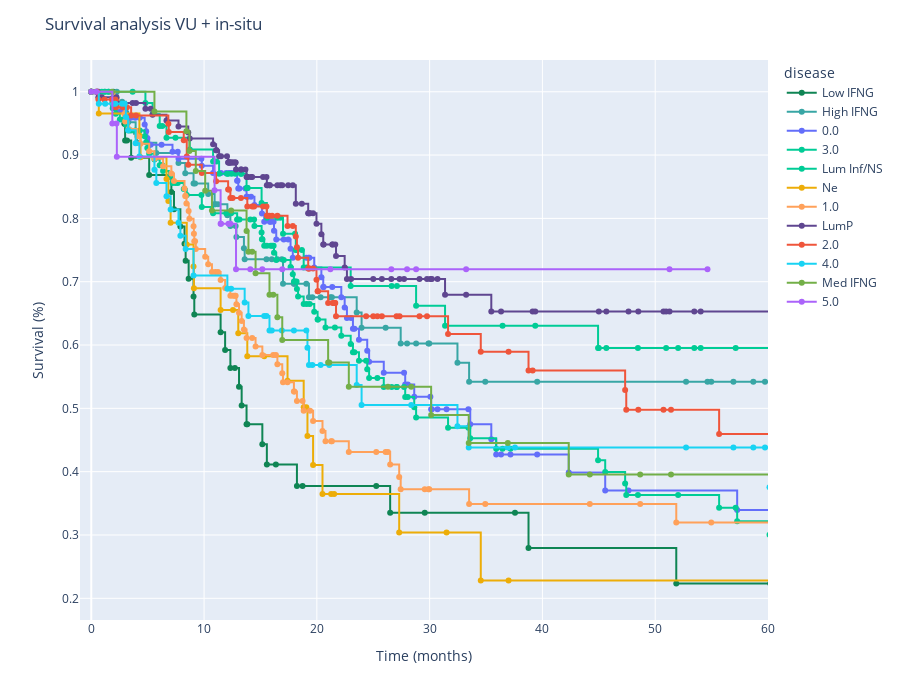

The notebook cell this image was saved under:
### Code cell
cluster_model = "RawKMeans_CS_6_exp_tf6"

colors_ref = px.colors.qualitative.Prism
color_map = {
    "LumP": colors_ref[0],
    "Lum Inf/Ns": colors_ref[1],
    "High IFNG": colors_ref[2],
    "Low IFNG": colors_ref[3],
    "Med IFNG": colors_ref[4],
    "Ne": colors_ref[5],
}

select_labels_1 = [1.0, 0.0, 5.0]
select_labels_2 = ["High IFNG", "Med IFNG", "Low IFNG"]

select_labels_1 = None
select_labels_2 = None

colors_net = px.colors.qualitative.Plotly
comb_cs[cluster_model] = comb_cs[cluster_model].astype(str)
for idx, val in enumerate(comb_cs[cluster_model].unique()):
    color_map[val] = colors_net[idx]

fig = survival_comp(
    comb_cs.drop(columns=["days_to_last_follow_up", "days_to_death"]),
    vu_output,
    classifier_1=cluster_model,
    classifier_2="KMeans_labels_6",
    selected_labels_1=select_labels_1,
    selected_labels_2=select_labels_2,
    color_map=color_map,
)
fig = fig.update_layout(title="Survival analysis {}".format("VU + in-situ"))
fig.update_layout(height=700)
# save_fig(name="Survival_plot_reward", fig=fig, base_path=figures_path, width=1400, height=600)
